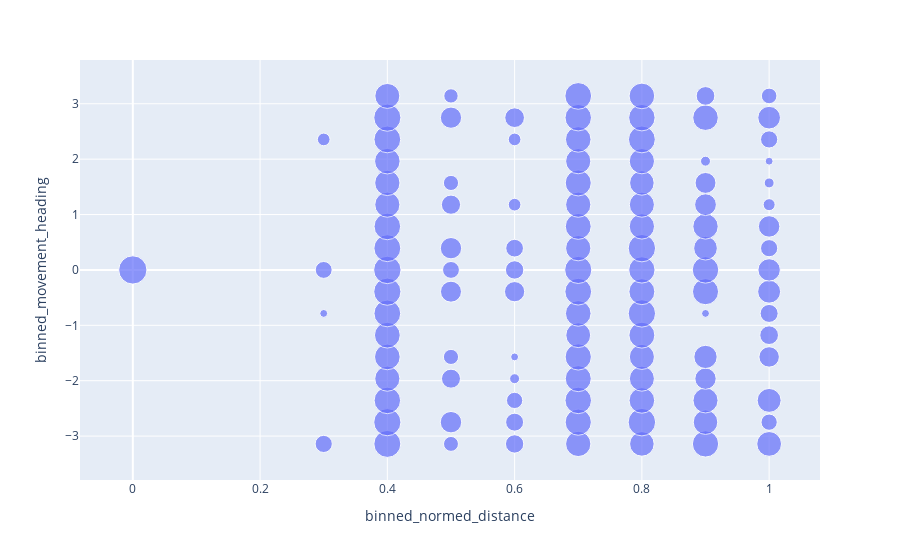

The code cell stored with this chart in its notebook:
### Code cell
df = data.groupby(['binned_normed_distance', 'binned_movement_heading']).size().reset_index()
df['size'] = np.log(df[0])
px.scatter(df, x='binned_normed_distance', y='binned_movement_heading', size='size')
